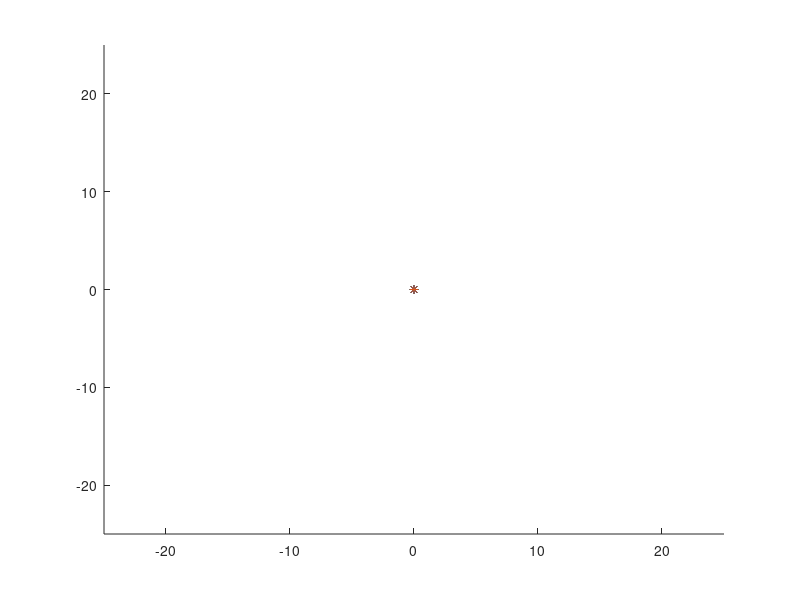

Write the MATLAB code that produced this figure.
% script that simulates a moving particle with some initial velocity in a
% magnetic field B
v0 = [5 0 0]; %initial velocity
B = [0 0 -5]; %magnitude of B
m = 5; % mass
q = 1; % charge on particle
r0 = [0 0 0]; % initial position of particle
t = 0;
% Now we want to find the next velocity as the particle enters the magnetic
% field and hence its new position
r = r0;
v = v0;
dt = 0.00000000000000000001;
figure
xlim([-25 25])
ylim([-25 25])
hold on
for n = 1:100
%plot it
plot(r(1),r(2),'*');
%pause
% update time
t = t+dt;
% new position r
dr = v*dt; 
r = r + dr;
%find new velocity
dv = (q/m) * cross(v,B);
v = v + dv;
end 
